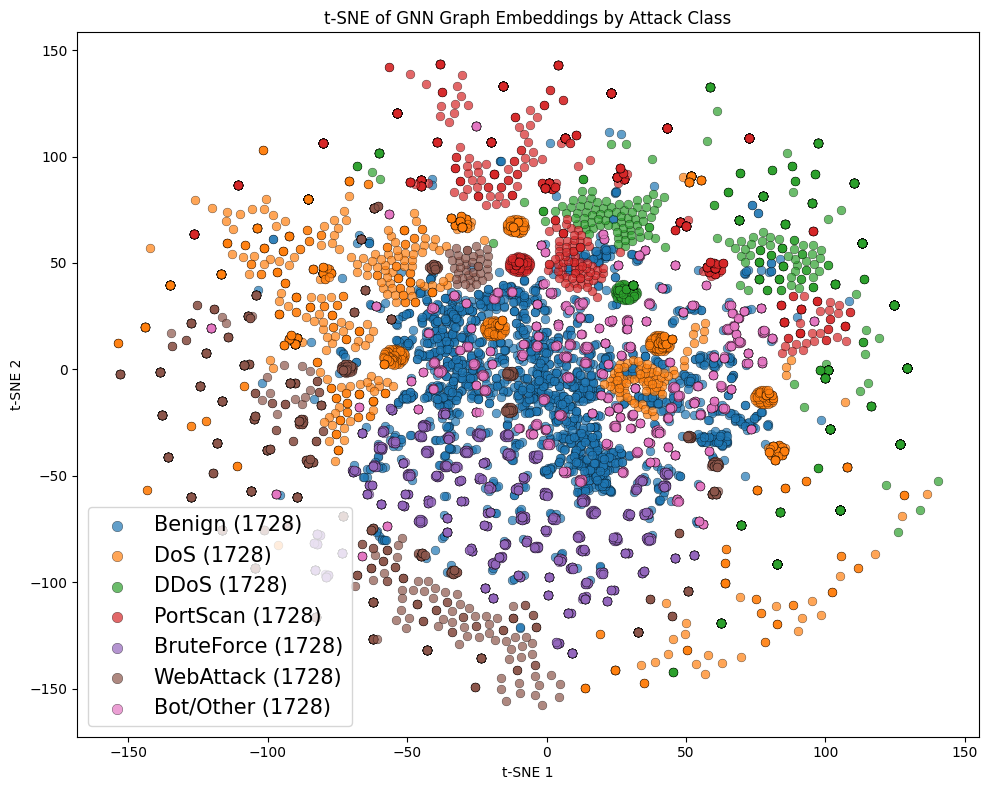
#> input picture results/images/stage1/tsne_attack_classes.png, 988 x 790 px; its folder holds 2 pictures in this run
$ python generate_diagrams.py
#> lines starting #> are read from the running program, lines starting #| are printed output that depends on the picture
#!/usr/bin/env python3
"""Generate tall, vertical presentation diagrams for GNN-BERT Network IDS project."""

import os
import numpy as np
import matplotlib
matplotlib.use('Agg')
import matplotlib.pyplot as plt
from matplotlib.patches import FancyBboxPatch
from matplotlib.colors import LinearSegmentedColormap, to_rgb
from matplotlib import patheffects
from matplotlib.offsetbox import OffsetImage, AnnotationBbox
from PIL import Image

# ── Paths ─────────────────────────────────────────────────────────────────────
BASE_DIR  = os.path.dirname(os.path.abspath(__file__))
OUTPUT_DIR = os.path.join(BASE_DIR, "diagrams")
RESULTS_DIR = os.path.join(BASE_DIR, "results", "images")
DPI = 300

# ── Palette ───────────────────────────────────────────────────────────────────
C = {
    'card_1': '#F5F0FF', 'card_2': '#EDE5FB', 'card_3': '#E2D4F7',
    'card_4': '#D4BFF2', 'card_5': '#C4A8EC', 'card_accent': '#A78BFA',
    'border': '#7C3AED', 'border_soft': '#A78BFA',
    'text_h1': '#4C1D95', 'text_body': '#3B1272', 'text_muted': '#6D28D9',
    'text_on_dark': '#F5F3FF', 'white': '#FFFFFF',
    'chart_1': '#7C3AED', 'chart_2': '#6366F1', 'chart_mark': '#10B981',
    'warmup_fill': '#DDD6FE',
}

CMAP = LinearSegmentedColormap.from_list(
    'lav', ['#F0E6FF', '#DDD6FE', '#C4B5FD', '#A78BFA', '#8B5CF6'])

plt.rcParams.update({
    'font.family': 'sans-serif',
    'font.sans-serif': ['DejaVu Sans', 'Helvetica Neue', 'Arial'],
})

FS_TITLE = 18;  FS_HEAD = 12;  FS_BODY = 10;  FS_SMALL = 8.5;  FS_TINY = 7.5
RND = 0.06;  PAD = 0.015


# ── Helpers ───────────────────────────────────────────────────────────────────

def _gradient_bg(ax, alpha=0.26):
    n = 512
    X, Y = np.meshgrid(np.linspace(0,1,n), np.linspace(0,1,n))
    ax.imshow((X+(1-Y))/2, extent=ax.get_xlim()+ax.get_ylim(),
              aspect='auto', cmap=CMAP, alpha=alpha, zorder=0, interpolation='bilinear')

def _lerp(c1, c2, t):
    a, b = to_rgb(c1), to_rgb(c2)
    return tuple(a[i]+(b[i]-a[i])*t for i in range(3))

def _depth(i, n):
    return _lerp(C['card_1'], C['card_5'], i/max(n-1,1))

def box(ax, x, y, w, h, text='', *, fs=FS_BODY, fill=None, border=None,
        tc=None, bold=False, alpha=0.93, shadow=True, zorder=3):
    fill   = fill   or C['card_1']
    border = border or C['border']
    tc     = tc     or C['text_body']
    if shadow:
        ax.add_patch(FancyBboxPatch(
            (x+0.04, y-0.04), w, h,
            boxstyle=f"round,pad={PAD},rounding_size={RND}",
            facecolor='#7C3AED', edgecolor='none', alpha=0.08, zorder=zorder-1))
    ax.add_patch(FancyBboxPatch(
        (x, y), w, h, boxstyle=f"round,pad={PAD},rounding_size={RND}",
        facecolor=fill, edgecolor=border, linewidth=1.5, alpha=alpha, zorder=zorder))
    if text:
        ax.text(x+w/2, y+h/2, text, ha='center', va='center', fontsize=fs,
                color=tc, weight='bold' if bold else 'normal',
                linespacing=1.35, zorder=zorder+1)

def arrow(ax, x1, y1, x2, y2, *, color=None, lw=1.8):
    color = color or C['border_soft']
    ax.annotate('', xy=(x2,y2), xytext=(x1,y1),
                arrowprops=dict(arrowstyle='-|>', color=color, lw=lw,
                                mutation_scale=12), zorder=2)

def curved_arrow(ax, x1, y1, x2, y2, *, color=None, lw=1.8, rad=0.25):
    color = color or C['border_soft']
    ax.annotate('', xy=(x2,y2), xytext=(x1,y1),
                arrowprops=dict(arrowstyle='-|>', color=color, lw=lw,
                                mutation_scale=12,
                                connectionstyle=f'arc3,rad={rad}'), zorder=2)

def label(ax, x, y, text, *, fs=FS_SMALL, color=None, ha='left'):
    ax.text(x, y, text, fontsize=fs, color=color or C['text_muted'],
            style='italic', ha=ha, va='center', zorder=5)

def heading(ax, x, y, text, *, fs=FS_TITLE):
    ax.text(x, y, text, fontsize=fs, color=C['text_h1'], ha='center',
            va='center', weight='bold', zorder=10,
            path_effects=[patheffects.withSimplePatchShadow(
                offset=(1.2,-1.2), shadow_rgbFace=C['card_4'], alpha=0.30)])

def save(fig, name):
    p = os.path.join(OUTPUT_DIR, name)
    fig.savefig(p, dpi=DPI, bbox_inches='tight',
                facecolor=fig.get_facecolor(), edgecolor='none', pad_inches=0.2)
    plt.close(fig)
    print(f"  -> {p}")

def canvas(W, H):
    fig, ax = plt.subplots(figsize=(W, H))
    fig.set_facecolor(C['white'])
    ax.set_xlim(0, W); ax.set_ylim(0, H); ax.axis('off')
    _gradient_bg(ax)
    return fig, ax


# ══════════════════════════════════════════════════════════════════════════════
#  Slide 5 — Data Pipeline  (10 × 14)
# ══════════════════════════════════════════════════════════════════════════════

def generate_slide05():
    W, H = 10, 14
    fig, ax = canvas(W, H)

    bw, bh = 5.8, 1.15
    bx = 0.8
    gap = 0.55
    mid_x = bx + bw / 2

    heading(ax, mid_x, H-0.7, "Data Pipeline")
    ax.text(mid_x, H-1.25, "Flow Processing & Graph Construction",
            fontsize=FS_HEAD, ha='center', color=C['text_muted'], zorder=10)

    stages = [
        "CIC-IDS2017 Raw CSV\n3.1M flows   ·   7 CSV files",
        "Timestamp Cleaning\n2.83M valid flows   ·   288K dropped",
        "Sliding Window\n30s window   ·   10s stride",
        "Graph Construction\nNodes = IPs   ·   Edges = Flows\n77 features / edge",
        "PyG Data Objects\nLouvain   ·   Degree   ·   Clustering coeff.",
    ]

    top_y = H - 2.2
    ys = [top_y - i * (bh + gap) for i in range(len(stages))]

    for i, (txt, by) in enumerate(zip(stages, ys)):
        box(ax, bx, by, bw, bh, txt, fs=FS_BODY,
            fill=_depth(i, len(stages)), bold=(i == 0))

    for i in range(len(stages)-1):
        arrow(ax, mid_x, ys[i], mid_x, ys[i+1]+bh)

    # Side annotations
    ax_ = bx + bw + 0.3
    annots = [
        ((ys[0]+ys[1]+bh)/2, "9.3 % dropped\n(timestamp)"),
        ((ys[1]+ys[2]+bh)/2, "4,879 candidates"),
        ((ys[2]+ys[3]+bh)/2, "2,934 valid graphs\n(≥ 3 nodes)"),
        ((ys[3]+ys[4]+bh)/2, "15 types → 7 classes"),
    ]
    for ay_, txt in annots:
        label(ax, ax_, ay_, txt, fs=FS_TINY)

    # 7-class table card just below last box
    cw, ch = 5.5, 2.1
    cx = (W - cw) / 2
    cy = ys[-1] - 0.6 - ch
    box(ax, cx, cy, cw, ch, '', fill=C['card_1'], alpha=0.90)
    ax.text(cx+cw/2, cy+ch-0.22, "7 Attack Classes",
            fontsize=FS_HEAD, ha='center', color=C['text_h1'], weight='bold', zorder=10)
    classes = [("Benign","2.27M"),("DoS","253K"),("DDoS","128K"),
               ("PortScan","159K"),("BruteForce","14K"),("WebAttack","2.2K"),("Bot/Other","2.0K")]
    for j, (nm, ct) in enumerate(classes):
        yy = cy + ch - 0.52 - j * 0.22
        ax.text(cx+0.4, yy, f"{j}  {nm}", fontsize=FS_TINY, color=C['text_body'],
                family='monospace', zorder=10)
        ax.text(cx+cw-0.4, yy, ct, fontsize=FS_TINY, color=C['text_muted'],
                family='monospace', ha='right', zorder=10)

    save(fig, "slide05_data_pipeline.png")


# ══════════════════════════════════════════════════════════════════════════════
#  Slide 7 — Stage 1 GNN  (10 × 16)
# ══════════════════════════════════════════════════════════════════════════════

def generate_slide07():
    W, H = 10, 16
    fig, ax = canvas(W, H)
    heading(ax, W/2, H-0.7, "Stage 1: GATv2Conv Encoder")
    ax.text(W/2, H-1.25, "Graph Classification & Training",
            fontsize=FS_HEAD, ha='center', color=C['text_muted'], zorder=10)

    # ── Architecture column (stacked vertically, centered) ──
    bw, bh = 7.5, 0.75
    bx = (W - bw) / 2
    gap = 0.35

    layers = [
        ("Input  [N, 77]",                                    C['card_1']),
        ("GATv2Conv (77→128, 4 heads) + ELU  →  [N, 512]",   C['card_2']),
        ("GATv2Conv (512→128, 4 heads) + ELU  →  [N, 512]",  C['card_2']),
        ("GATv2Conv (512→128, 1 head)  →  [N, 128]",         C['card_3']),
        ("global_mean_pool  →  [B, 128]",                     C['card_3']),
        ("MLP :  128 → 64 → 7 logits",                       C['card_4']),
    ]

    top_y = H - 2.0
    ys = [top_y - i * (bh + gap) for i in range(len(layers))]

    for (txt, fill), by in zip(layers, ys):
        box(ax, bx, by, bw, bh, txt, fs=FS_BODY, fill=fill)

    for i in range(len(layers)-1):
        arrow(ax, W/2, ys[i], W/2, ys[i+1]+bh)

    # ── Training config card (below architecture) ──
    cfg_y = ys[-1] - 0.4 - 1.6
    cfg_w, cfg_h = 7.5, 1.6
    cfg_x = (W - cfg_w) / 2
    box(ax, cfg_x, cfg_y, cfg_w, cfg_h, '', fill=C['card_1'], alpha=0.90)
    ax.text(cfg_x+cfg_w/2, cfg_y+cfg_h-0.2, "Training Configuration",
            fontsize=FS_HEAD, ha='center', color=C['text_h1'], weight='bold', zorder=10)
    cfg = ("Parameters:  747,527  (738K encoder + 9K head)\n"
           "Split:  2,053 train  /  440 val  /  441 test\n"
           "Oversampled:  12,096 balanced graphs\n"
           "Epochs: 20    ·    Loss: Cross-Entropy")
    ax.text(cfg_x+cfg_w/2, cfg_y+cfg_h/2-0.15, cfg, fontsize=FS_BODY,
            ha='center', va='center', color=C['text_body'], linespacing=1.4, zorder=10)

    # ── t-SNE image card (bottom) ──
    tsne_y = 0.3
    tsne_h = cfg_y - 0.5 - tsne_y
    tsne_w = 8.0
    tsne_x = (W - tsne_w) / 2
    box(ax, tsne_x, tsne_y, tsne_w, tsne_h, '', fill=C['card_1'], alpha=0.82)
    ax.text(tsne_x+tsne_w/2, tsne_y+tsne_h-0.22, "t-SNE: 7-Class Cluster Separation",
            fontsize=FS_HEAD, ha='center', color=C['text_h1'], weight='bold', zorder=10)

    tsne_path = os.path.join(RESULTS_DIR, "stage1", "tsne_attack_classes.png")
    if os.path.exists(tsne_path):
        img = Image.open(tsne_path)
        wi, hi = img.size
        img = img.crop((0, int(hi*0.16), wi, hi))
        target_h_inches = (tsne_h - 0.8) / H * 16
        img_h_inches = img.size[1] / DPI
        zoom = target_h_inches / img_h_inches * DPI / fig.dpi
        zoom = min(zoom, 0.46)
        im = OffsetImage(np.array(img), zoom=zoom)
        ab = AnnotationBbox(im, (tsne_x+tsne_w/2, tsne_y+tsne_h/2-0.35),
                            frameon=False, zorder=8)
        ax.add_artist(ab)

    save(fig, "slide07_stage1_training.png")


# ══════════════════════════════════════════════════════════════════════════════
#  Slide 8 — QFormer Bridge  (10 × 16)
# ══════════════════════════════════════════════════════════════════════════════

def generate_slide08():
    W, H = 10, 16
    fig, ax = canvas(W, H)
    heading(ax, W/2, H-0.7, "Stage 2: QFormer Bridge")
    ax.text(W/2, H-1.25, "Cross-Modal Graph–Language Alignment",
            fontsize=FS_HEAD, ha='center', color=C['text_muted'], zorder=10)

    bh = 0.75
    col_w = 4.0
    col_gap = 0.6
    lx = (W - 2*col_w - col_gap) / 2
    rx = lx + col_w + col_gap

    # ── GNN path (left) ──
    row = H - 2.2

    box(ax, lx, row, col_w, bh, "Frozen GNN Encoder\n128-dim node emb.",
        fs=FS_BODY, fill=C['card_2'], bold=True)
    arrow(ax, lx+col_w/2, row, lx+col_w/2, row-bh-0.12)
    row -= bh + 0.35

    box(ax, lx, row, col_w, bh, "Input Projection\nLinear (128 → 256)",
        fs=FS_BODY, fill=C['card_2'])
    arrow(ax, lx+col_w/2, row, lx+col_w/2, row-bh-0.12)
    row -= bh + 0.35

    # QFormer hero card (spans left column, taller)
    qf_h = 2.6
    qf_x = lx - 0.15
    qf_w = col_w + 0.3
    box(ax, qf_x, row - qf_h + bh, qf_w, qf_h, '', fill=C['card_4'],
        border=C['chart_1'], alpha=0.96)
    qf_top = row + bh - 0.1
    ax.text(qf_x+qf_w/2, qf_top - 0.25, "QFormer Bridge",
            fontsize=13, ha='center', color=C['text_h1'], weight='bold', zorder=10)
    qf = ("4 Learnable Query Tokens\n"
          "2 Cross-Attention Layers (4 heads)\n"
          "256-dim hidden  ·  FFN + LayerNorm\n"
          "Output: mean(queries) → [B, 256]")
    ax.text(qf_x+qf_w/2, qf_top - qf_h/2 - 0.05, qf, fontsize=FS_BODY,
            ha='center', va='center', color=C['text_body'], linespacing=1.4, zorder=10)
    qf_bot = row - qf_h + bh
    arrow(ax, lx+col_w/2, qf_bot, lx+col_w/2, qf_bot-0.35)
    row = qf_bot - 0.35 - bh

    box(ax, lx, row, col_w, bh, "Graph Proj MLP\n(256 → 256 → 256)",
        fs=FS_BODY, fill=C['card_3'])
    arrow(ax, lx+col_w/2, row, lx+col_w/2, row-0.35)
    row -= 0.35 + bh

    l2_graph_y = row
    box(ax, lx, row, col_w, bh, "L2 Normalize\nGraph emb. [B, 256]",
        fs=FS_BODY, fill=C['card_5'], bold=True)

    # ── BERT path (right) ──
    row_r = H - 2.2

    box(ax, rx, row_r, col_w, bh, "Frozen BERT Encoder\n768-dim CLS token",
        fs=FS_BODY, fill=C['card_2'], bold=True)
    arrow(ax, rx+col_w/2, row_r, rx+col_w/2, row_r-bh-0.12)
    row_r -= bh + 0.35

    box(ax, rx, row_r, col_w, bh, "Text Proj MLP\n(768 → 256 → 256)",
        fs=FS_BODY, fill=C['card_2'])

    # Params card on the right (between text proj and L2)
    pm_y = row_r - 0.5 - 1.8
    box(ax, rx, pm_y, col_w, 1.8, '', fill=C['card_1'], alpha=0.92)
    ax.text(rx+col_w/2, pm_y+1.55, "Model Parameters",
            fontsize=FS_HEAD, ha='center', color=C['text_h1'], weight='bold', zorder=10)
    ax.text(rx+col_w/2, pm_y+0.7,
            "Total:  2.83 M\nTrainable:  2.09 M\nQFormer:  1.61 M",
            fontsize=FS_BODY, ha='center', va='center',
            color=C['text_body'], linespacing=1.4, zorder=10)

    # Long arrow from text proj to L2 normalize
    arrow(ax, rx+col_w/2, row_r, rx+col_w/2, l2_graph_y+bh*0.5-0.15)

    box(ax, rx, l2_graph_y, col_w, bh, "L2 Normalize\nText emb. [B, 256]",
        fs=FS_BODY, fill=C['card_5'], bold=True)

    # ── Shared space at bottom ──
    sw = 8.0
    sx = (W - sw) / 2
    sy = l2_graph_y - 1.0
    box(ax, sx, sy, sw, 0.8,
        "Shared 256-dim Space  ·  SigLIP Contrastive Loss",
        fs=FS_HEAD, fill=C['card_accent'], bold=True,
        tc=C['text_on_dark'], border=C['chart_1'])

    curved_arrow(ax, lx+col_w/2, l2_graph_y, sx+sw*0.3, sy+0.8, rad=0.10, lw=2.0)
    curved_arrow(ax, rx+col_w/2, l2_graph_y, sx+sw*0.7, sy+0.8, rad=-0.10, lw=2.0)

    save(fig, "slide08_qformer_bridge.png")


# ══════════════════════════════════════════════════════════════════════════════
#  Slide 11 — Stage 2 Training Results  (10 × 14)
# ══════════════════════════════════════════════════════════════════════════════

def generate_slide11():
    W, H = 10, 14
    fig = plt.figure(figsize=(W, H))
    fig.set_facecolor(C['white'])

    # Background
    ax_bg = fig.add_axes([0, 0, 1, 1])
    ax_bg.set_xlim(0,1); ax_bg.set_ylim(0,1); ax_bg.axis('off')
    n = 512
    X, Y = np.meshgrid(np.linspace(0,1,n), np.linspace(0,1,n))
    ax_bg.imshow((X+(1-Y))/2, extent=[0,1,0,1], aspect='auto',
                 cmap=CMAP, alpha=0.22, zorder=0, interpolation='bilinear')

    # Title
    ax_bg.text(0.5, 0.96, "Stage 2: Training Results",
               fontsize=FS_TITLE, ha='center', va='center',
               color=C['text_h1'], weight='bold', zorder=10,
               path_effects=[patheffects.withSimplePatchShadow(
                   offset=(1.2,-1.2), shadow_rgbFace=C['card_4'], alpha=0.30)])

    # Data
    epochs     = list(range(1, 11))
    train_loss = [0.5748, 0.4977, 0.4654, 0.4420, 0.4250, 0.4100, 0.3980, 0.3900, 0.3850, 0.3870]
    val_loss   = [0.5642, 0.5557, 0.5335, 0.5200, 0.5080, 0.4950, 0.4870, 0.4820, 0.4790, 0.4810]
    train_acc  = [4.5, 10.0, 14.0, 18.5, 23.0, 27.0, 30.5, 33.0, 35.0, 34.5]
    val_acc    = [4.2,  6.0,  6.9,  8.5, 10.5, 12.5, 14.0, 15.5, 16.5, 16.0]

    def _style(a):
        a.patch.set_facecolor('white'); a.patch.set_alpha(0.75)
        for s in ('top','right'): a.spines[s].set_visible(False)
        for s in ('left','bottom'):
            a.spines[s].set_color(C['border_soft']); a.spines[s].set_linewidth(0.8)
        a.tick_params(colors=C['text_muted'], labelsize=FS_SMALL)
        a.grid(alpha=0.15, color=C['border_soft']); a.set_xticks(epochs)

    # ── Loss chart (top) ──
    ax1 = fig.add_axes([0.12, 0.56, 0.80, 0.32])
    _style(ax1)
    ax1.axvspan(1, 5, alpha=0.10, color=C['warmup_fill'], label='Warmup')
    ax1.plot(epochs, train_loss, 'o-', color=C['chart_1'], lw=2.5, ms=5, label='Train Loss', zorder=5)
    ax1.plot(epochs, val_loss, 's--', color=C['chart_2'], lw=2.0, ms=4, label='Val Loss', zorder=5)
    ax1.axvline(9, color=C['chart_mark'], ls=':', lw=1.8, alpha=0.85)
    ax1.annotate('Best R@1', xy=(9, train_loss[8]), xytext=(6.5, 0.555),
                 fontsize=FS_BODY, color=C['chart_mark'], weight='bold',
                 arrowprops=dict(arrowstyle='->', color=C['chart_mark'], lw=1.3))
    ax1.set_xlabel('Epoch', fontsize=FS_BODY, color=C['text_body'])
    ax1.set_ylabel('Loss',  fontsize=FS_BODY, color=C['text_body'])
    ax1.set_title('Training & Validation Loss', fontsize=FS_HEAD,
                  color=C['text_h1'], weight='bold', pad=10)
    ax1.legend(fontsize=FS_SMALL, loc='upper right', framealpha=0.85,
               edgecolor=C['border_soft'])

    # ── Accuracy chart (middle) ──
    ax2 = fig.add_axes([0.12, 0.18, 0.80, 0.32])
    _style(ax2)
    ax2.axvspan(1, 5, alpha=0.10, color=C['warmup_fill'], label='Warmup')
    ax2.plot(epochs, train_acc, 'o-', color=C['chart_1'], lw=2.5, ms=5, label='Train Acc', zorder=5)
    ax2.plot(epochs, val_acc, 's--', color=C['chart_2'], lw=2.0, ms=4, label='Val Acc', zorder=5)
    ax2.axvline(9, color=C['chart_mark'], ls=':', lw=1.8, alpha=0.85)
    ax2.annotate('Best R@1', xy=(9, train_acc[8]), xytext=(6.5, 30),
                 fontsize=FS_BODY, color=C['chart_mark'], weight='bold',
                 arrowprops=dict(arrowstyle='->', color=C['chart_mark'], lw=1.3))
    ax2.set_xlabel('Epoch',        fontsize=FS_BODY, color=C['text_body'])
    ax2.set_ylabel('Accuracy (%)', fontsize=FS_BODY, color=C['text_body'])
    ax2.set_title('Training & Validation Accuracy', fontsize=FS_HEAD,
                  color=C['text_h1'], weight='bold', pad=10)
    ax2.legend(fontsize=FS_SMALL, loc='lower right', framealpha=0.85,
               edgecolor=C['border_soft'])

    # ── Bottom pills ──
    pills = ["50 Epochs Total", "Best: Epoch 9", "5-Epoch LR Warmup",
             "Cosine Decay", "Batch 32 · Accum ×2"]
    pw, ph = 0.175, 0.035
    total_w = len(pills)*pw
    gap = (1.0 - total_w) / (len(pills)+1)
    for i, txt in enumerate(pills):
        px = gap + i*(pw+gap)
        ax_bg.add_patch(FancyBboxPatch(
            (px+0.003, 0.027), pw, ph,
            boxstyle="round,pad=0.004,rounding_size=0.015",
            facecolor=C['chart_1'], edgecolor='none', alpha=0.06,
            zorder=4, transform=ax_bg.transAxes))
        ax_bg.add_patch(FancyBboxPatch(
            (px, 0.03), pw, ph,
            boxstyle="round,pad=0.004,rounding_size=0.015",
            facecolor=C['card_1'], edgecolor=C['border'], linewidth=1.0,
            alpha=0.92, zorder=5, transform=ax_bg.transAxes))
        ax_bg.text(px+pw/2, 0.03+ph/2, txt, fontsize=FS_SMALL,
                   ha='center', va='center', color=C['text_h1'],
                   weight='bold', zorder=6, transform=ax_bg.transAxes)

    save(fig, "slide11_stage2_results.png")


# ── Main ──────────────────────────────────────────────────────────────────────

def main():
    os.makedirs(OUTPUT_DIR, exist_ok=True)
    print("Generating diagrams …\n")
    for i, (name, fn) in enumerate([
        ("Slide 5  — Data Pipeline",         generate_slide05),
        ("Slide 7  — Stage 1 GNN Training",  generate_slide07),
        ("Slide 8  — QFormer Bridge",        generate_slide08),
        ("Slide 11 — Stage 2 Results",       generate_slide11),
    ], 1):
        print(f"[{i}/4] {name}")
        fn()
#> this loop made 4 passes
#> pass 1, in save, `fig.savefig(p, dpi=DPI, bbox_inches='tight', facecolor=fig.get_facecol..`:
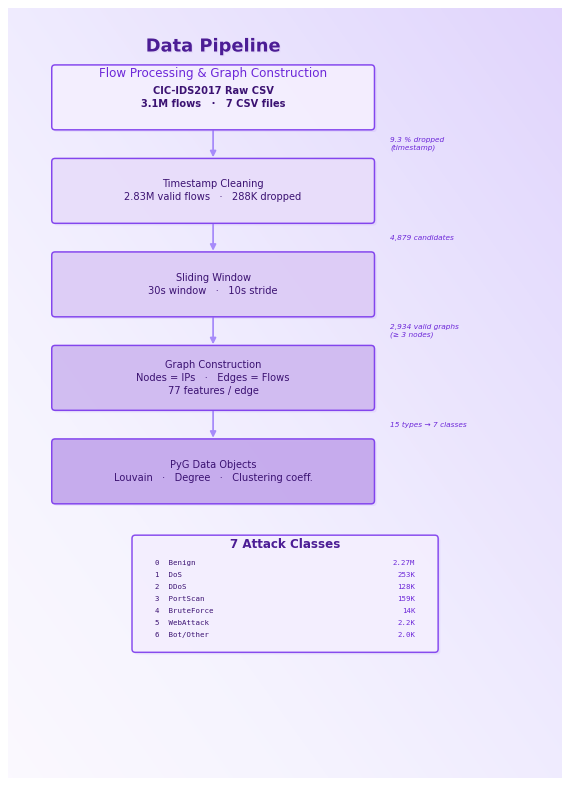
#> figure drawn by matplotlib, 1 panel
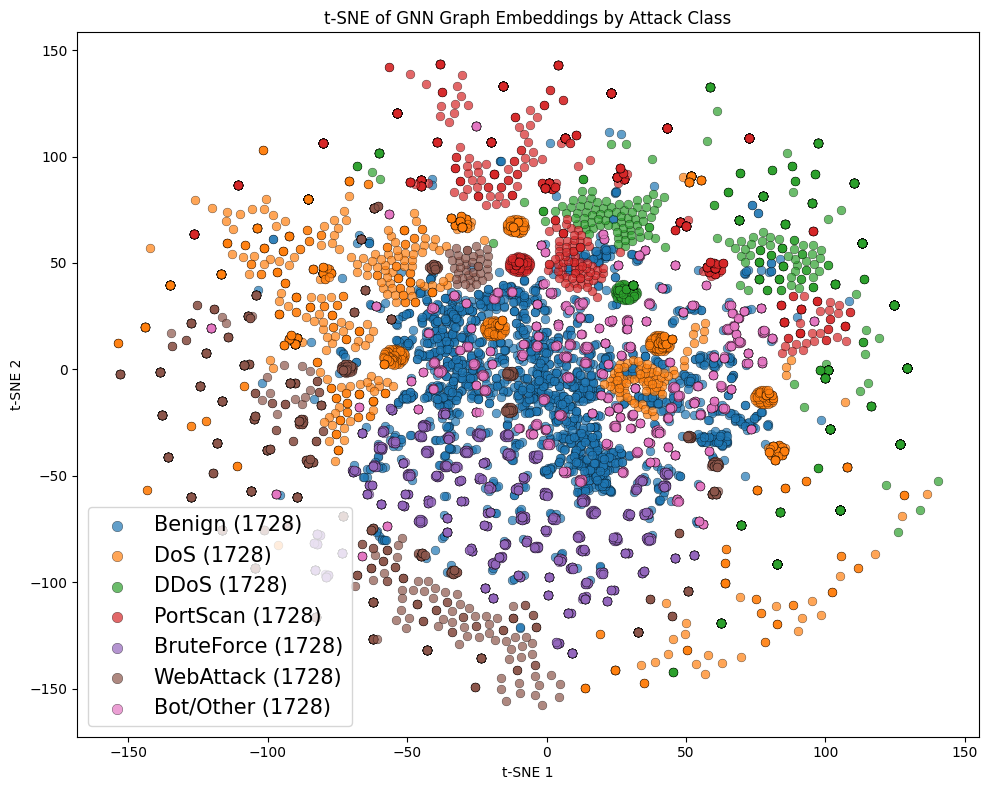
#> input picture results/images/stage1/tsne_attack_classes.png, 988 x 790 px
#> pass 2, in generate_slide07, `img = img.crop((0, int(hi*0.16), wi, hi))`:
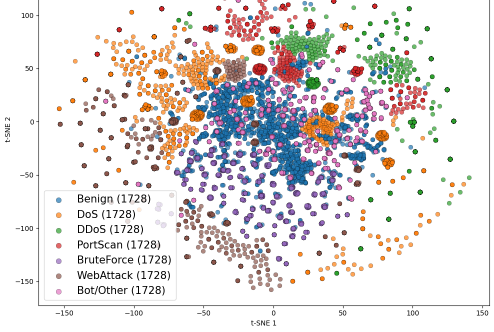
#> img: PIL image 988x664 RGBA (shown at 1/2 size); mean R, G, B, A 228.5, 225.1, 224.8, 255
#> pass 2, in save (call 2), `fig.savefig(p, dpi=DPI, bbox_inches='tight', facecolor=fig.get_facecol..`:
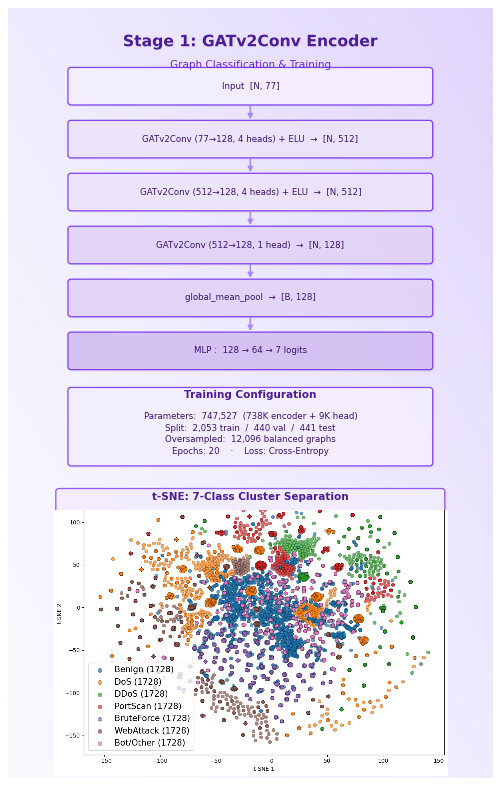
#> figure drawn by matplotlib, 1 panel
    print(f"\nDone — all saved to {OUTPUT_DIR}/")


if __name__ == "__main__":
    main()
